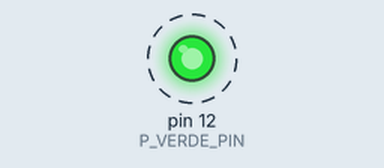
This sketch was run on a simulated Arduino Uno, built with avr-gcc and run on an emulated ATmega328P. Shown: output pins drawn as LEDs (lit = HIGH). Dashed ring = blinking.

Above: at 0.2 s.
Timing chart, 0 to 3.0 s (numbered marks = the images above):
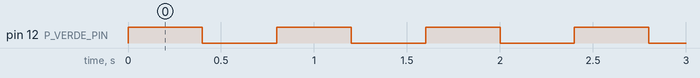

Measured:
- by itself, pin 12 (P_VERDE_PIN): alternates HIGH for 0.40 s and LOW for 0.40 s

The sketch:

1A_parpadeo_P_VERDE_PIN.ino
```cpp
/***   Global variables   ***/
int P_VERDE_PIN=12;

/***   Function declaration   ***/

void setup()
{


}


void loop()
{
    pinMode(P_VERDE_PIN,OUTPUT);
    digitalWrite(P_VERDE_PIN,HIGH);
    delay(400);
    pinMode(P_VERDE_PIN,OUTPUT);
    digitalWrite(P_VERDE_PIN,LOW);
    delay(400);

}

/***   Function definition   ***/
```
